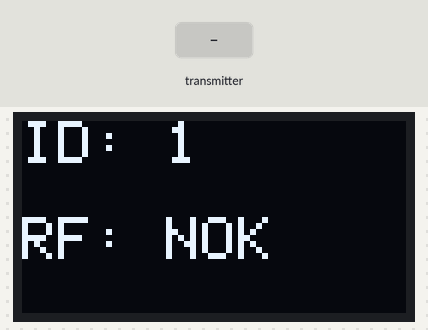
This sketch was run on a simulated Arduino Uno, built with avr-gcc and run on an emulated ATmega328P. Parts: 128×64 one-colour display. Inputs (shaded band) come from the test bench. No radio packets arrive unless stated; what the sketch prints to the serial monitor is not drawn.

Above: at 1.2 s.
1.3 s: the transmitter starts sending id = 0
At 5.8 s:
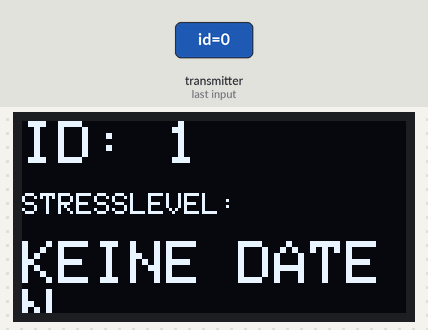
At 11.0 s:
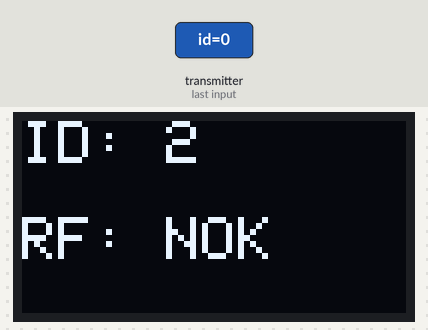
Timing chart, 0 to 11.8 s (numbered marks = the images above; inputs shaded):
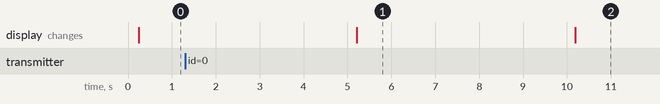

The sketch:

UNO_Rx_Mode_Stress.ino
```cpp
#include <SPI.h>
#include <nRF24L01.h>
#include <RF24.h>
#include <Wire.h>
#include <Adafruit_GFX.h>
#include <Adafruit_SSD1306.h>

RF24 radio(9, 10);                  // CE, CSN
const byte address[6] = "NOD01";

struct Payload {
  uint8_t id;
  int16_t ax, ay, az;
  int16_t gx, gy, gz;
  int16_t pitch, roll, yaw;  // *100
} rx;

// --- OLED Setup ---
#define SCREEN_WIDTH 128
#define SCREEN_HEIGHT 64
#define OLED_RESET    -1
Adafruit_SSD1306 display(SCREEN_WIDTH, SCREEN_HEIGHT, &Wire, OLED_RESET);

// Anzahl der erwarteten Sender
const uint8_t NUM_NODES = 3;   // IDs: 1, 2, 3

// Letzte Empfangszeit pro ID (Index = ID)
unsigned long lastSeen[NUM_NODES + 1];  // Index 0 ungenutzt

// Letzter Payload pro ID (Index = ID)
Payload lastPayload[NUM_NODES + 1];

// Timeout, ab wann ein Sender als NOK gilt
const unsigned long RF_TIMEOUT = 300;   // ms ohne Paket => RF: NOK

// Anzeige-Steuerung
uint8_t currentNode = 1;
unsigned long lastPhaseSwitch = 0;
const unsigned long PHASE_HOLD_TIME = 5000;  // 5 Sekunden pro Phase

// Phase 0 = RF-Status, Phase 1 = Stresslevel
uint8_t currentPhase = 0;

// --- Stress-Grenzwerte ---
// Ungestresst
const int16_t GX_UN_MIN = -81;
const int16_t GX_UN_MAX =  26;
const int16_t GY_UN_MIN = -70;
const int16_t GY_UN_MAX =  66;
const int16_t GZ_UN_MIN = -18;
const int16_t GZ_UN_MAX =  15;

// Gestresst
const int16_t GX_ST_MIN = -42;
const int16_t GX_ST_MAX =  53;
const int16_t GY_ST_MIN = -89;
const int16_t GY_ST_MAX = 134;
const int16_t GZ_ST_MIN = -35;
const int16_t GZ_ST_MAX =  33;

// Stress-Level Enum
enum StressLevel : uint8_t {
  STRESS_UNGESTRESST = 0,
  STRESS_LEICHT      = 1,
  STRESS_GESTRESST   = 2
};

void sendCSV(uint8_t id, bool rf_ok, Payload rx) {
  Serial.print(id); Serial.print(",");
  Serial.print(rf_ok ? "OK" : "NOK"); Serial.print(",");
  Serial.print(rx.ax); Serial.print(",");
  Serial.print(rx.ay); Serial.print(",");
  Serial.print(rx.az); Serial.print(",");
  Serial.print(rx.gx); Serial.print(",");
  Serial.print(rx.gy); Serial.print(",");
  Serial.print(rx.gz); Serial.print(",");
  Serial.print(rx.pitch); Serial.print(",");
  Serial.print(rx.roll); Serial.print(",");
  Serial.println(rx.yaw);
}

void showRFStatusOnOLED(uint8_t id, bool rf_ok) {
  display.clearDisplay();
  display.setTextColor(SSD1306_WHITE);

  // Sender-ID (groß)
  display.setTextSize(2);
  display.setCursor(0, 0);
  display.print(F("ID: "));
  display.println(id);

  // RF-Status
  display.setTextSize(2);
  display.setCursor(0, 32);
  display.print(F("RF: "));
  if (rf_ok) {
    display.print(F("OK"));
  } else {
    display.print(F("NOK"));
  }

  display.display();
}

// Klassifikation für eine Achse
StressLevel classifyAxis(int16_t value,
                         int16_t uMin, int16_t uMax,
                         int16_t sMin, int16_t sMax)
{
  // Annahme: sMin < uMin < uMax < sMax
  if (value >= uMin && value <= uMax) {
    return STRESS_UNGESTRESST;
  }

  if ((value >= sMin && value < uMin) || (value > uMax && value <= sMax)) {
    return STRESS_LEICHT;
  }

  if (value < sMin || value > sMax) {
    return STRESS_GESTRESST;
  }

  return STRESS_GESTRESST; // Fallback
}

// Kombiniere Gx, Gy, Gz zu einem Gesamt-Stresslevel
StressLevel calcOverallStress(const Payload &p) {
  StressLevel gxLvl = classifyAxis(p.gx, GX_UN_MIN, GX_UN_MAX, GX_ST_MIN, GX_ST_MAX);
  StressLevel gyLvl = classifyAxis(p.gy, GY_UN_MIN, GY_UN_MAX, GY_ST_MIN, GY_ST_MAX);
  StressLevel gzLvl = classifyAxis(p.gz, GZ_UN_MIN, GZ_UN_MAX, GZ_ST_MIN, GZ_ST_MAX);

  // Höchster Level gewinnt
  if (gxLvl == STRESS_GESTRESST || gyLvl == STRESS_GESTRESST || gzLvl == STRESS_GESTRESST) {
    return STRESS_GESTRESST;
  }
  if (gxLvl == STRESS_LEICHT || gyLvl == STRESS_LEICHT || gzLvl == STRESS_LEICHT) {
    return STRESS_LEICHT;
  }
  return STRESS_UNGESTRESST;
}

const __FlashStringHelper* stressToText(StressLevel lvl) {
  switch (lvl) {
    case STRESS_UNGESTRESST: return F("UNGESTR.");
    case STRESS_LEICHT:      return F("LEICHT");
    case STRESS_GESTRESST:   return F("GESTR.");
    default:                 return F("?");
  }
}

void showStressOnOLED(uint8_t id, bool hasData, const Payload &p) {
  display.clearDisplay();
  display.setTextColor(SSD1306_WHITE);

  display.setTextSize(2);
  display.setCursor(0, 0);
  display.print(F("ID: "));
  display.println(id);

  display.setTextSize(1);
  display.setCursor(0, 24);
  display.println(F("STRESSLEVEL:"));

  display.setTextSize(2);
  display.setCursor(0, 40);

  if (!hasData) {
    display.print(F("KEINE DATEN"));
  } else {
    StressLevel lvl = calcOverallStress(p);
    display.print(stressToText(lvl));
  }

  display.display();
}

void setup() {
  Serial.begin(115200);

  // --- OLED initialisieren ---
  if (!display.begin(SSD1306_SWITCHCAPVCC, 0x3C)) { // ggf. Adresse pruefen
    Serial.println(F("OLED nicht gefunden!"));
  } else {
    display.clearDisplay();
    display.setTextSize(1);
    display.setTextColor(SSD1306_WHITE);
    display.setCursor(0, 0);
    display.println(F("UNO-Empfaenger"));
    display.println(F("Init RF24..."));
    display.display();
  }

  // Arrays initialisieren
  for (uint8_t i = 0; i <= NUM_NODES; i++) {
    lastSeen[i] = 0;
  }

  // --- nRF24 ---
  radio.begin();
  radio.setAutoAck(false);
  radio.setRetries(0, 0);
  radio.setPALevel(RF24_PA_LOW);
  radio.setDataRate(RF24_250KBPS);
  radio.setChannel(90);
  radio.openReadingPipe(0, address);
  radio.startListening();

  Serial.println(F("UNO-Empfaenger bereit. Warte auf Daten..."));

  currentNode = 1;
  currentPhase = 0; // Start mit RF-Anzeige
  lastPhaseSwitch = millis();
}

void loop() {
  unsigned long now = millis();

  // --- Pakete empfangen & lastSeen / lastPayload updaten ---
  while (radio.available()) {
    radio.read(&rx, sizeof(rx));

    // Nur IDs im erwarteten Bereich berücksichtigen
    if (rx.id >= 1 && rx.id <= NUM_NODES) {
      lastSeen[rx.id] = now;
      lastPayload[rx.id] = rx;  // letzten Payload speichern
    }

    // Optional: Debug auf Serial
    Serial.print(F("Von ID "));
    Serial.print(rx.id);

    Serial.print(F(" | AX: ")); Serial.print(rx.ax);
    Serial.print(F(" AY: "));  Serial.print(rx.ay);
    Serial.print(F(" AZ: "));  Serial.print(rx.az);

    Serial.print(F("  GX: ")); Serial.print(rx.gx);
    Serial.print(F(" GY: "));  Serial.print(rx.gy);
    Serial.print(F(" GZ: "));  Serial.print(rx.gz);

    Serial.print(F("  Pitch: ")); Serial.print(rx.pitch / 100.0f);
    Serial.print(F("  Roll: "));  Serial.print(rx.roll  / 100.0f);
    Serial.print(F("  Yaw: "));   Serial.println(rx.yaw  / 100.0f);

    sendCSV(rx.id, true, rx);
  }

  // --- Phasenwechsel: 5s RF, 5s Stress ---
  if (now - lastPhaseSwitch >= PHASE_HOLD_TIME) {
    lastPhaseSwitch = now;
    currentPhase++;

    if (currentPhase > 1) { // zurück zu RF und nächsten Node wählen
      currentPhase = 0;
      currentNode++;
      if (currentNode > NUM_NODES) {
        currentNode = 1;
      }
    }
  }

  // --- RF-Status für aktuell angezeigten Sender bestimmen ---
  bool rf_ok = false;
  bool hasData = false;

  if (currentNode >= 1 && currentNode <= NUM_NODES) {
    if (lastSeen[currentNode] > 0 && (now - lastSeen[currentNode] <= RF_TIMEOUT)) {
      rf_ok = true;
      hasData = true;
    } else if (lastSeen[currentNode] > 0) {
      // Es gab schon einmal Daten, aber aktuell Timeout:
      hasData = true;
      rf_ok = false;
    } else {
      // Noch nie Daten erhalten
      hasData = false;
      rf_ok = false;
    }
  }

  // --- Anzeige aktualisieren ---
  static unsigned long lastDisplayUpdate = 0;
  if (now - lastDisplayUpdate > 200) {  // alle 200 ms Display neu zeichnen
    if (currentPhase == 0) {
      // RF-Status-Phase
      showRFStatusOnOLED(currentNode, rf_ok);
    } else {
      // Stress-Phase
      showStressOnOLED(currentNode, hasData, lastPayload[currentNode]);
    }
    lastDisplayUpdate = now;
  }

  delay(10);
}
```

Measured:
- what the display in image 1 shows lasts 5.0 s, from 5.2 s to 10.2 s
